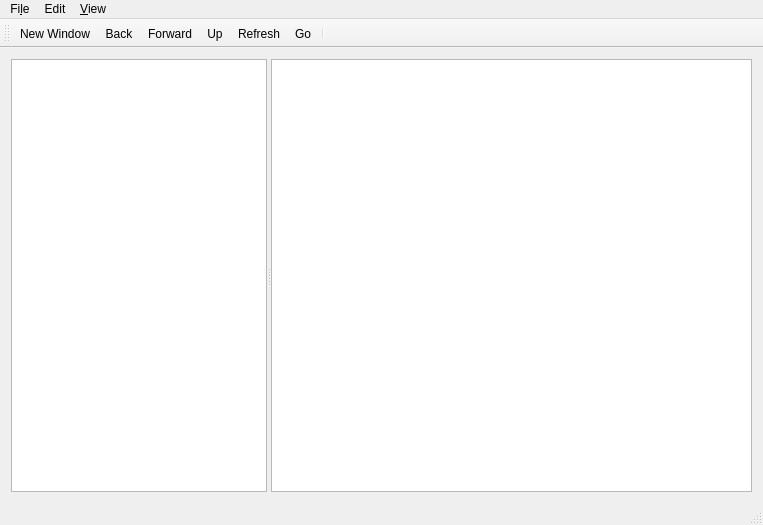
<?xml version="1.0" encoding="UTF-8"?>
<ui version="4.0">
 <class>MainWindow</class>
 <widget class="QMainWindow" name="MainWindow">
  <property name="geometry">
   <rect>
    <x>0</x>
    <y>0</y>
    <width>763</width>
    <height>525</height>
   </rect>
  </property>
  <property name="windowTitle">
   <string>MainWindow</string>
  </property>
  <widget class="QWidget" name="centralWidget">
   <layout class="QGridLayout" name="gridLayout_4">
    <item row="0" column="0">
     <widget class="QSplitter" name="splitter">
      <property name="orientation">
       <enum>Qt::Horizontal</enum>
      </property>
      <widget class="QListView" name="fsListView">
       <property name="sizePolicy">
        <sizepolicy hsizetype="Preferred" vsizetype="Preferred">
         <horstretch>0</horstretch>
         <verstretch>0</verstretch>
        </sizepolicy>
       </property>
      </widget>
      <widget class="FolderView" name="folderView">
       <property name="sizePolicy">
        <sizepolicy hsizetype="Expanding" vsizetype="Expanding">
         <horstretch>1</horstretch>
         <verstretch>1</verstretch>
        </sizepolicy>
       </property>
       <property name="dragEnabled">
        <bool>true</bool>
       </property>
       <property name="selectionMode">
        <enum>QAbstractItemView::ExtendedSelection</enum>
       </property>
       <property name="iconSize">
        <size>
         <width>32</width>
         <height>32</height>
        </size>
       </property>
       <property name="movement">
        <enum>QListView::Snap</enum>
       </property>
       <property name="resizeMode">
        <enum>QListView::Adjust</enum>
       </property>
       <property name="gridSize">
        <size>
         <width>96</width>
         <height>96</height>
        </size>
       </property>
       <property name="viewMode">
        <enum>QListView::IconMode</enum>
       </property>
       <property name="wordWrap">
        <bool>true</bool>
       </property>
      </widget>
     </widget>
    </item>
   </layout>
  </widget>
  <widget class="QMenuBar" name="menuBar">
   <property name="geometry">
    <rect>
     <x>0</x>
     <y>0</y>
     <width>763</width>
     <height>30</height>
    </rect>
   </property>
   <widget class="QMenu" name="menuFile">
    <property name="title">
     <string>Fi&amp;le</string>
    </property>
    <addaction name="action_New_Window"/>
    <addaction name="actionNew_Folder"/>
    <addaction name="actionNew_File"/>
    <addaction name="actionQuit"/>
   </widget>
   <widget class="QMenu" name="menuEdit">
    <property name="title">
     <string>Edit</string>
    </property>
    <addaction name="actionCut"/>
    <addaction name="actionCopy"/>
    <addaction name="actionPaste"/>
    <addaction name="actionRename"/>
    <addaction name="actionDelete"/>
   </widget>
   <widget class="QMenu" name="menuView">
    <property name="title">
     <string>&amp;View</string>
    </property>
    <widget class="QMenu" name="menuSort_By">
     <property name="title">
      <string>Sort By</string>
     </property>
     <addaction name="actionSortName"/>
     <addaction name="actionSortSize"/>
    </widget>
    <addaction name="menuSort_By"/>
   </widget>
   <addaction name="menuFile"/>
   <addaction name="menuEdit"/>
   <addaction name="menuView"/>
  </widget>
  <widget class="QToolBar" name="mainToolBar">
   <attribute name="toolBarArea">
    <enum>TopToolBarArea</enum>
   </attribute>
   <attribute name="toolBarBreak">
    <bool>false</bool>
   </attribute>
   <addaction name="action_New_Window"/>
   <addaction name="actionBack"/>
   <addaction name="actionForward"/>
   <addaction name="actionUp"/>
   <addaction name="actionRefresh"/>
   <addaction name="actionGo"/>
   <addaction name="separator"/>
  </widget>
  <widget class="QStatusBar" name="statusBar"/>
  <action name="action_New_Window">
   <property name="icon">
    <iconset theme="window-new" resource="resources.qrc">
     <normaloff>:/images/window-new.png</normaloff>:/images/window-new.png</iconset>
   </property>
   <property name="text">
    <string>&amp;New Window</string>
   </property>
   <property name="shortcut">
    <string>Ctrl+N</string>
   </property>
  </action>
  <action name="actionNew_Folder">
   <property name="icon">
    <iconset theme="folder-new" resource="resources.qrc">
     <normaloff>:/images/folder-new.png</normaloff>:/images/folder-new.png</iconset>
   </property>
   <property name="text">
    <string>New &amp;Folder</string>
   </property>
  </action>
  <action name="actionNew_File">
   <property name="icon">
    <iconset theme="document-new" resource="resources.qrc">
     <normaloff>:/images/document-new.png</normaloff>:/images/document-new.png</iconset>
   </property>
   <property name="text">
    <string>N&amp;ew File</string>
   </property>
  </action>
  <action name="actionCut">
   <property name="icon">
    <iconset theme="edit-cut" resource="resources.qrc">
     <normaloff>:/images/edit-cut.png</normaloff>:/images/edit-cut.png</iconset>
   </property>
   <property name="text">
    <string>&amp;Cut</string>
   </property>
   <property name="shortcut">
    <string>Ctrl+X</string>
   </property>
  </action>
  <action name="actionCopy">
   <property name="icon">
    <iconset theme="edit-copy" resource="resources.qrc">
     <normaloff>:/images/edit-copy.png</normaloff>:/images/edit-copy.png</iconset>
   </property>
   <property name="text">
    <string>C&amp;opy</string>
   </property>
   <property name="shortcut">
    <string>Ctrl+C</string>
   </property>
  </action>
  <action name="actionPaste">
   <property name="icon">
    <iconset theme="edit-paste" resource="resources.qrc">
     <normaloff>:/images/edit-paste.png</normaloff>:/images/edit-paste.png</iconset>
   </property>
   <property name="text">
    <string>&amp;Paste</string>
   </property>
   <property name="shortcut">
    <string>Ctrl+V</string>
   </property>
  </action>
  <action name="actionRename">
   <property name="icon">
    <iconset theme="edit-rename" resource="resources.qrc">
     <normaloff>:/images/edit-rename.png</normaloff>:/images/edit-rename.png</iconset>
   </property>
   <property name="text">
    <string>&amp;Rename</string>
   </property>
   <property name="shortcut">
    <string>F2</string>
   </property>
  </action>
  <action name="actionDelete">
   <property name="icon">
    <iconset theme="edit-delete" resource="resources.qrc">
     <normaloff>:/images/edit-delete.png</normaloff>:/images/edit-delete.png</iconset>
   </property>
   <property name="text">
    <string>&amp;Delete</string>
   </property>
   <property name="shortcut">
    <string>Del</string>
   </property>
  </action>
  <action name="actionUp">
   <property name="icon">
    <iconset theme="go-up" resource="resources.qrc">
     <normaloff>:/images/go-up.png</normaloff>:/images/go-up.png</iconset>
   </property>
   <property name="text">
    <string>Up</string>
   </property>
   <property name="toolTip">
    <string>Up</string>
   </property>
  </action>
  <action name="actionBack">
   <property name="icon">
    <iconset theme="go-previous" resource="resources.qrc">
     <normaloff>:/images/go-previous.png</normaloff>:/images/go-previous.png</iconset>
   </property>
   <property name="text">
    <string>Back</string>
   </property>
   <property name="toolTip">
    <string>Back</string>
   </property>
   <property name="shortcut">
    <string>Backspace</string>
   </property>
  </action>
  <action name="actionForward">
   <property name="icon">
    <iconset theme="go-next" resource="resources.qrc">
     <normaloff>:/images/go-next.png</normaloff>:/images/go-next.png</iconset>
   </property>
   <property name="text">
    <string>Forward</string>
   </property>
   <property name="toolTip">
    <string>Forward</string>
   </property>
  </action>
  <action name="actionGo">
   <property name="icon">
    <iconset theme="go-jump" resource="resources.qrc">
     <normaloff>:/images/go-jump.png</normaloff>:/images/go-jump.png</iconset>
   </property>
   <property name="text">
    <string>Go</string>
   </property>
   <property name="toolTip">
    <string>Go</string>
   </property>
   <property name="shortcut">
    <string>Ctrl+G</string>
   </property>
  </action>
  <action name="actionRefresh">
   <property name="icon">
    <iconset theme="view-refresh" resource="resources.qrc">
     <normaloff>:/images/view-refresh.png</normaloff>:/images/view-refresh.png</iconset>
   </property>
   <property name="text">
    <string>Refresh</string>
   </property>
   <property name="toolTip">
    <string>Refresh</string>
   </property>
   <property name="shortcut">
    <string>F5</string>
   </property>
  </action>
  <action name="actionQuit">
   <property name="icon">
    <iconset theme="application-exit" resource="resources.qrc">
     <normaloff>:/images/application-exit.png</normaloff>:/images/application-exit.png</iconset>
   </property>
   <property name="text">
    <string>&amp;Quit</string>
   </property>
   <property name="shortcut">
    <string>Ctrl+Q</string>
   </property>
  </action>
  <action name="actionSortName">
   <property name="text">
    <string>Name</string>
   </property>
  </action>
  <action name="actionSortSize">
   <property name="text">
    <string>Size</string>
   </property>
  </action>
 </widget>
 <layoutdefault spacing="6" margin="11"/>
 <customwidgets>
  <customwidget>
   <class>FolderView</class>
   <extends>QListView</extends>
   <header>folderview.h</header>
  </customwidget>
 </customwidgets>
 <resources>
  <include location="resources.qrc"/>
 </resources>
 <connections/>
</ui>
